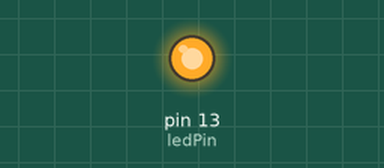
Simulated run of this sketch. Board: Arduino Uno, built with avr-gcc and run on an emulated ATmega328P. Parts: output pins drawn as LEDs (lit = HIGH). What the sketch prints to the serial monitor is not drawn.

Above: at 3.0 s.
At 8.5 s:
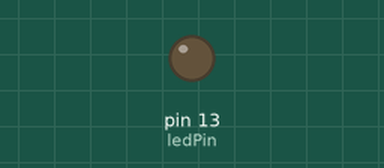
Timing chart, 0 to 11.7 s (numbered marks = the images above):
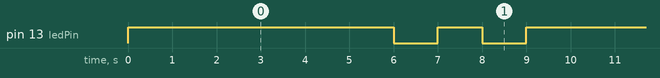

The sketch:

cond.ino
```cpp
/*Basic Conditional & Function for light Toggle*/

//Global Var
int ledPin = 13;
int a1 = 4;
int a2 = 6;

//Sum function
int sumall(int num1, int num2)
{
  return num1+num2;
}

void setup() {
  // put your setup code here, to run once:
  pinMode(ledPin, OUTPUT); // Which pin, what kind of output
  Serial.begin(9600); // Will initialize the serial communication on the Ard board //9600 is the serial baud rate
  int answer = sumall(a1,a2);

  if (a1 != 5)
  {
    Serial.println(answer);

  }
  else
  {
  Serial.println("Invalid");
  }
}

void loop() {
  if (a2 > a1)
  {
    digitalWrite(ledPin,HIGH);
    delay(6000);
    digitalWrite(ledPin, LOW);
    delay(1000);
    digitalWrite(ledPin,HIGH);
    delay(1000);
    digitalWrite(ledPin, LOW);
    delay(1000);
  }
}
```

Measured:
- by itself, pin 13 (ledPin): repeats every 9.0 s: LOW 1.0 s, HIGH 1.0 s, LOW 1.0 s, HIGH 6.0 s
- by itself, everything shown: repeats every 9.0 s, in 4 steps
